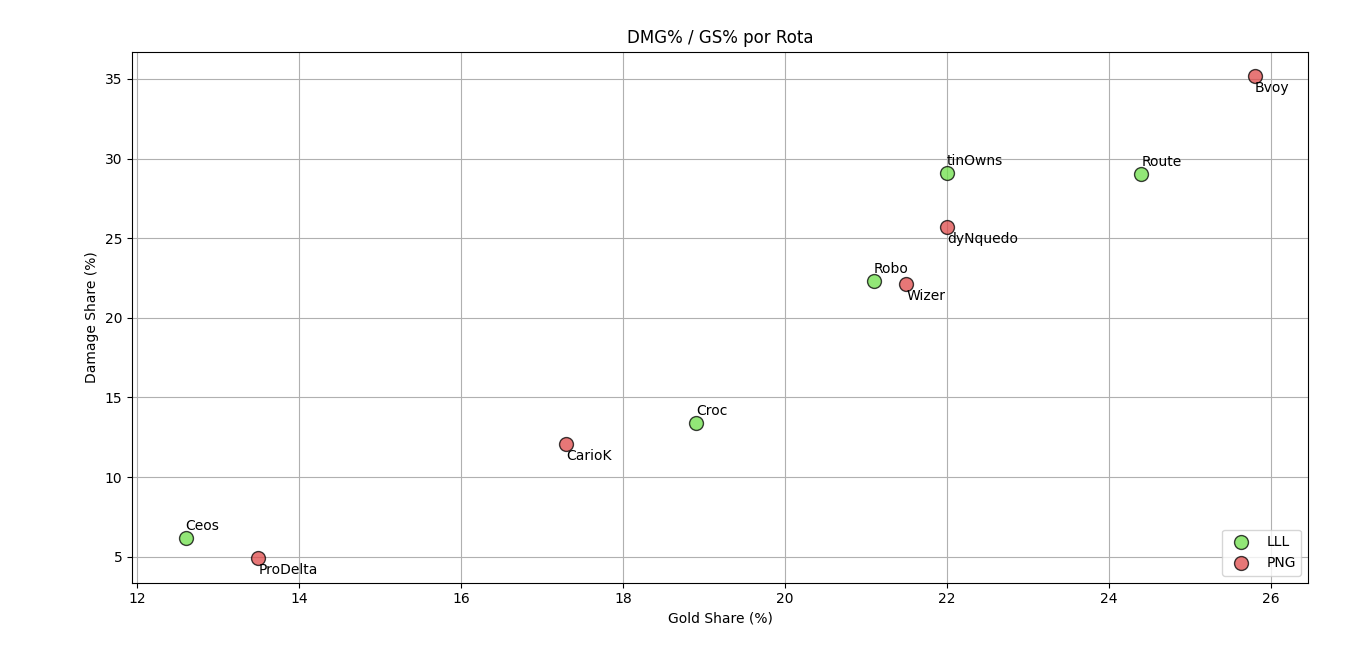

Write Python code to recreate this figure.
import numpy as np
import pandas as pd
from matplotlib import pyplot as plt

#Data
LLL_players = ['Robo', 'Croc', 'tinOwns', 'Route', 'Ceos']
LLL_gs = [21.1, 18.9, 22, 24.4, 12.6]
LLL_dmg_share = [22.3, 13.4, 29.1, 29, 6.2]

PNG_players = ['Wizer', 'CarioK', 'dyNquedo', 'Bvoy', 'ProDelta']
PNG_gs = [21.5, 17.3, 22, 25.8, 13.5]
PNG_dmg_share = [22.1, 12.1, 25.7, 35.2, 4.9]

#Plotting
fig, ax = plt.subplots()

ax.scatter(LLL_gs, LLL_dmg_share,
            edgecolors='black', s=100, linewidths=1, alpha=0.75, color='#6EE049', label='LLL')

ax.scatter(PNG_gs, PNG_dmg_share,
            edgecolors='black', s=100, linewidths=1, alpha=0.75, color='#E04949', label='PNG')

ax.set_axisbelow(True)

for index, player in enumerate(LLL_players):
    ax.annotate(player, (LLL_gs[index], LLL_dmg_share[index]), xytext=(LLL_gs[index], LLL_dmg_share[index] + 0.5))

for index, player in enumerate(PNG_players):
    ax.annotate(player, (PNG_gs[index], PNG_dmg_share[index]), xytext=(PNG_gs[index], PNG_dmg_share[index] - 1))

plt.title('DMG% / GS% por Rota')
plt.xlabel('Gold Share (%)')
plt.ylabel('Damage Share (%)')
plt.legend(loc='lower right')
plt.tight_layout()
plt.grid()
plt.show()
